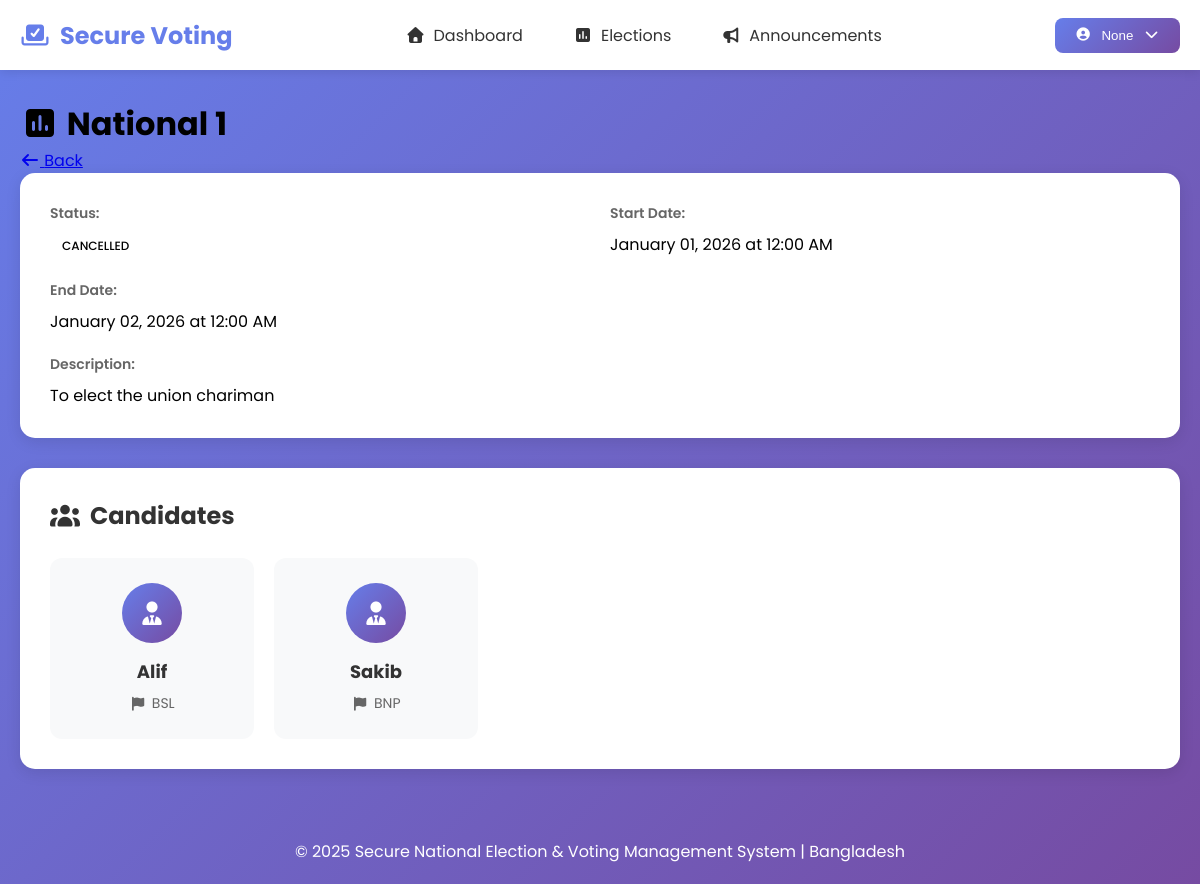
/election/ELECTION_B33606261FA4 (signed in), run on the app's committed database.
### tables this page shows
CREATE TABLE elections (
            election_id TEXT PRIMARY KEY,
            title_encrypted TEXT NOT NULL,
            description_encrypted TEXT,
            start_date TEXT NOT NULL,
            end_date TEXT NOT NULL,
            created_by TEXT NOT NULL,
            status TEXT DEFAULT 'upcoming',
            created_at TEXT NOT NULL,
            FOREIGN KEY (created_by) REFERENCES users(user_id)
        );

CREATE TABLE candidates (
            candidate_id TEXT PRIMARY KEY,
            election_id TEXT NOT NULL,
            name_encrypted TEXT NOT NULL,
            party_encrypted TEXT,
            description_encrypted TEXT,
            symbol_encrypted TEXT,
            created_at TEXT NOT NULL,
            FOREIGN KEY (election_id) REFERENCES elections(election_id)
        );

### routes/election_routes.py (the view)
@election_bp.route('/<election_id>')
@require_auth
def view_election(election_id):
    user_id = session.get('user_id')
    election = election_model.get_election(election_id)
    if not election:
        flash('Election not found', 'error')
        return redirect(url_for('election.list_elections'))
    try:
        election['title'] = encryption_middleware.decrypt_data(
            election['title_encrypted'],
            election['created_by']
        ) or "Election"
        if election['description_encrypted']:
            election['description'] = encryption_middleware.decrypt_data(
                election['description_encrypted'],
                election['created_by']
            )
    except:
        election['title'] = "Election"
        election['description'] = ""
    candidates = election_model.get_candidates(election_id)
    for candidate in candidates:
        try:
            candidate['name'] = encryption_middleware.decrypt_data(
                candidate['name_encrypted'],
                election['created_by']
            ) or "Candidate"
            candidate['party'] = encryption_middleware.decrypt_data(
                candidate['party_encrypted'],
                election['created_by']
            ) or ""
        except:
            candidate['name'] = "Candidate"
            candidate['party'] = ""
    return render_template('election/view.html',
                         election=election,
                         candidates=candidates)

### app.py (called while the page is built, shortened)
@app.template_filter('format_date')
def format_date(date_string):
    from datetime import datetime
    try:
        dt = datetime.fromisoformat(date_string)
        return dt.strftime('%B %d, %Y at %I:%M %p')
    except:
        return date_string

@app.context_processor
def inject_user():
    if 'user_id' in session:
        return {
            'current_user': {
                'user_id': session.get('user_id'),
                'username': session.get('username'),
                'role': session.get('role'),
                'is_verified': session.get('is_verified')
            }
        }
    return {'current_user': None}

@app.before_request
def before_request():
    from datetime import timedelta
    from auth.session_manager import SessionManager
    from config import Config
    if request.endpoint and (
        request.endpoint.startswith('static') or
        request.endpoint.startswith('auth.') or
        request.endpoint == 'index' or
        request.endpoint == 'about' or
        request.endpoint == 'contact'
    ):
        return None
    if 'user_id' in session:
        if session.get('remember_me'):
            app.permanent_session_lifetime = timedelta(days=30)
            session.permanent = True
        else:
            app.permanent_session_lifetime = timedelta(seconds=app.config['SESSION_LIFETIME'])
            session.permanent = True
    else:
        app.permanent_session_lifetime = timedelta(seconds=app.config['SESSION_LIFETIME'])

@app.after_request
def after_request(response):
    response.headers['X-Content-Type-Options'] = 'nosniff'
    response.headers['X-Frame-Options'] = 'SAMEORIGIN'
    response.headers['X-XSS-Protection'] = '1; mode=block'
    return response

### crypto/ecc.py (called while the page is built)
    def __eq__(self, other):
        if isinstance(other, Point):
            return self.x == other.x and self.y == other.y and self.curve == other.curve
        return False

    def is_infinity(self):
        return self.x is None and self.y is None

    def scalar_mult(self, k, point):
        if k == 0:
            return self.infinity
        if k < 0:
            k = -k
            point = Point(point.x, -point.y % self.p, self)
        result = self.infinity
        addend = point
        while k:
            if k & 1:
                result = self.point_add(result, addend)
            addend = self.point_add(addend, addend)
            k >>= 1
        return result

### templates/election/view.html (shortened to what this page needs)
{% extends "base.html" %}
{% block content %}
<div class="container">
    <div class="page-header">
        <h1><i class="fas fa-poll"></i> {{ election.title }}</h1>
        <a href="{{ url_for('election.list_elections') }}" class="btn-secondary">
            <i class="fas fa-arrow-left"></i> Back
        </a>
    </div>
    <div class="election-details">
        <div class="detail-card">
            <div class="detail-row">
                <span class="label">Status:</span>
                <span class="badge badge-{{ election.status }}">{{ election.status|upper }}</span>
            </div>
            <div class="detail-row">
                <span class="label">Start Date:</span>
                <span>{{ election.start_date|format_date }}</span>
            </div>
            <div class="detail-row">
                <span class="label">End Date:</span>
                <span>{{ election.end_date|format_date }}</span>
            </div>
            {% if election.description %}
            <div class="detail-row full">
                <span class="label">Description:</span>
                <p>{{ election.description }}</p>
            </div>
            {% endif %}
        </div>
    </div>
    <div class="candidates-section">
        <h2><i class="fas fa-users"></i> Candidates</h2>
        {% if candidates %}
        <div class="candidates-grid">
            {% for candidate in candidates %}
            <div class="candidate-card">
                <div class="candidate-icon">
                    <i class="fas fa-user-tie"></i>
                </div>
                <h3>{{ candidate.name }}</h3>
                {% if candidate.party %}
                <p class="party"><i class="fas fa-flag"></i> {{ candidate.party }}</p>
                {% endif %}
            </div>
            {% endfor %}
        </div>
        {% else %}
        <p class="empty-state">No candidates added yet.</p>
        {% endif %}
    </div>
</div>
{% endblock %}

### static/css/style.css (style rules this page uses)
* { margin: 0; padding: 0; box-sizing: border-box; }
body { font-family: 'Poppins', sans-serif; background: linear-gradient(135deg, #667eea 0%, #764ba2 100%); min-height: 100vh; }
.badge { padding: 5px 12px; border-radius: 20px; font-size: 12px; font-weight: 500; }

### templates/election/view.html (style rules this page uses)
.election-details { background: white; border-radius: 15px; padding: 30px; margin-bottom: 30px; box-shadow: 0 4px 15px rgba(0, 0, 0, 0.1); }
.detail-card { display: grid; grid-template-columns: repeat(2, 1fr); gap: 20px; }
.detail-row { display: flex; flex-direction: column; gap: 8px; }
.detail-row.full { grid-column: 1 / -1; }
.label { font-weight: 600; color: #666; font-size: 14px; }
.candidates-section { background: white; border-radius: 15px; padding: 30px; box-shadow: 0 4px 15px rgba(0, 0, 0, 0.1); }
.candidates-section h2 { margin-bottom: 25px; color: #333; display: flex; align-items: center; gap: 10px; }
.candidates-grid { display: grid; grid-template-columns: repeat(auto-fill, minmax(200px, 1fr)); gap: 20px; }
.candidate-card { background: #f8f9fa; border-radius: 12px; padding: 25px; text-align: center; transition: all 0.3s ease; }
.candidate-icon { width: 60px; height: 60px; background: linear-gradient(135deg, #667eea, #764ba2); border-radius: 50%; display: flex; align-items: center; justify-content: center; margin: 0 auto 15px; color: white; font-size: 24px; }
.candidate-card h3 { font-size: 18px; color: #333; margin-bottom: 8px; }
.party { color: #666; font-size: 14px; display: flex; align-items: center; justify-content: center; gap: 5px; }

### data on the page
elections: status "CANCELLED", start_date "January 01, 2026 at 12:00 AM", end_date "January 02, 2026 at 12:00 AM"
candidates: name "Alif", party "BSL"
candidates: name "Sakib", party "BNP"

### other printed values
{{ current_user.username }} "None"
{{ election.title }} "National 1"
{{ election.description }} "To elect the union chariman"
